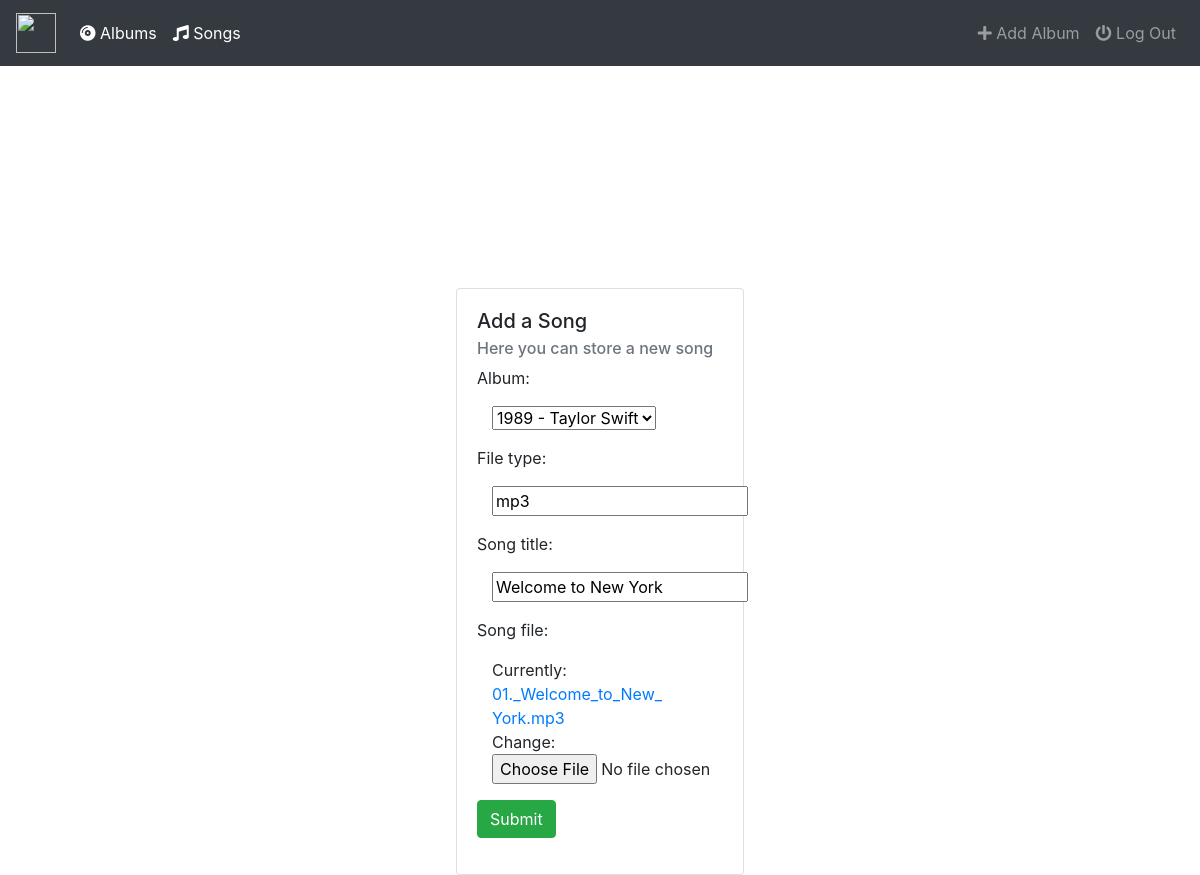
The app's page /music/songs/13 with its own data.
### music/models.py (models this page shows, shortened)
class Song(models.Model):
    album = models.ForeignKey(Album, on_delete=models.CASCADE)
    file_type = models.CharField(max_length=10)
    song_title = models.CharField(max_length=30)
    song_file = models.FileField()

### music/views.py (the view)
# urls.py: url(r'^music/songs/(?P<pk>[0-9]+)$', views.SongUpdate.as_view(), name='song-update'),
class SongUpdate(UpdateView):
    model = Song
    fields = ['album', 'file_type', 'song_title', 'song_file']

### music/models.py (called while the page is built)
    def __str__(self):
        return self.album_title + ' - ' + self.artist

### music/templates/music/song_form.html (shortened to what this page needs)
{% extends 'music/base.html' %}
{% block body %}
<div class="container">
  <div class="card mx-auto " style="width: 18rem;">
  <div class="card-body">
    <h5 class="card-title">Add a Song</h5>
    <h6 class="card-subtitle mb-2 text-muted">Here you can store a new song</h6>
    <form class="form-horizontal" action="" method="post" enctype="multipart/form-data">
      {% include 'music/form-template.html' %}
      <div class="form-group">
        <button type="submit" class="btn btn-success">Submit</button>
      </div>
    </form>
  </div>
</div>
</div>
{% endblock %}

### music/templates/music/form-template.html
{% for field in form %}
<div class="form-group ">
  <label >{{ field.label_tag }}</label>
  <div class="col-10">
    {{ field }}
  </div>
</div>
{% endfor %}

### music/static/music/style.css (style rules this page uses)
body { background-image: url('https://images.pexels.com/photos/1020317/pexels-photo-1020317.jpeg?auto=compress&cs=tinysrgb&dpr=2&h=750&w=1260 '); background-repeat: no-repeat; background-size: cover; background-attachment: fixed; }
.card { margin-top: 20%; }

### records on screen
Song: form "1989 - Taylor Swift" "mp3" "Welcome to New York"

### other values on screen
{{ field.label_tag }} "Album:" "File type:" "Song title:" "Song file:"
